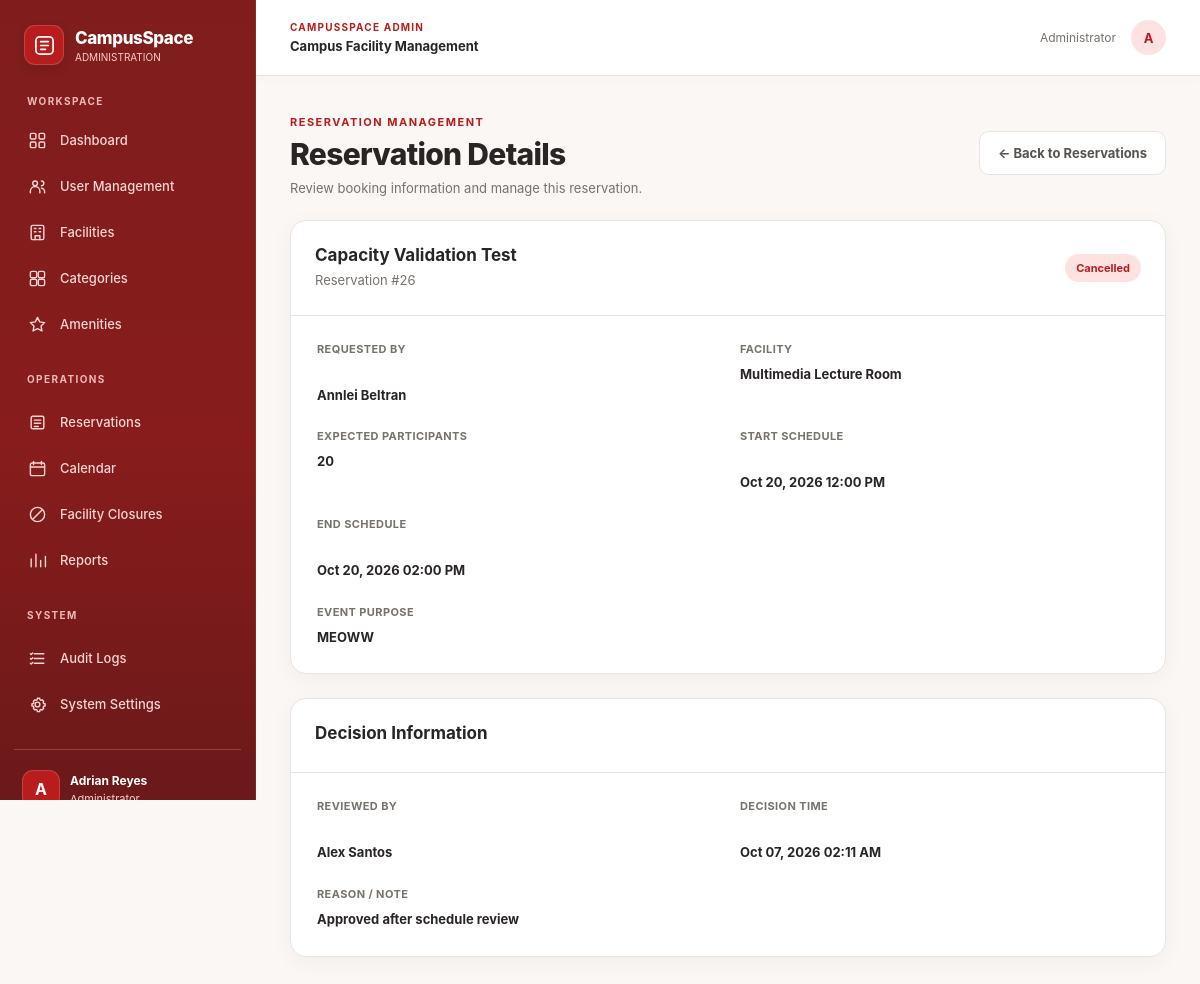
The app's page /manage/reservations/26/ (signed in) with its own data.
### Reservation/models.py (models this page shows, shortened)
class User(AbstractUser):
    ROLE_CHOICES = [
        ('BASIC_USER', 'Basic User'),
        ('ADMIN', 'Admin'),
    ]
    role = models.CharField(
        max_length=10,
        choices=ROLE_CHOICES,
        default='BASIC_USER'
    )
    department = models.CharField(
        max_length=100,
        blank=True
    )
    contact_number = models.CharField(
        max_length=20,
        blank=True
    )
    objects = UserManager()

class Reservation(models.Model):
    STATUS_CHOICES = [
        ('PENDING', 'Pending'),
        ('APPROVED', 'Approved'),
        ('REJECTED', 'Rejected'),
        ('CANCELLED', 'Cancelled'),
        ('CHECKED_IN', 'Checked In'),
        ('NO_SHOW', 'No Show'),
        ('COMPLETED', 'Completed'),
    ]
    user = models.ForeignKey(
        settings.AUTH_USER_MODEL,
        on_delete=models.PROTECT,
        related_name='reservations'
    )
    facility = models.ForeignKey(
        Facility,
        on_delete=models.PROTECT,
        related_name='reservations'
    )
    event_name = models.CharField(
        max_length=200
    )
    purpose = models.TextField()
    expected_attendees = models.PositiveIntegerField()
    start_datetime = models.DateTimeField()
    end_datetime = models.DateTimeField()
    status = models.CharField(
        max_length=20,
        choices=STATUS_CHOICES,
        default='PENDING'
    )
    decision_by = models.ForeignKey(
        settings.AUTH_USER_MODEL,
        on_delete=models.PROTECT,
        null=True,
        blank=True,
        related_name='reservation_decisions'
    )
    decision_at = models.DateTimeField(
        null=True,
        blank=True
    )
    decision_reason = models.TextField(
        blank=True
    )
    created_at = models.DateTimeField(
        auto_now_add=True
    )
    updated_at = models.DateTimeField(
        auto_now=True
    )

class Facility(models.Model):
    facility_code = models.CharField(
        max_length=20,
        unique=True
    )
    name = models.CharField(
        max_length=100
    )
    category = models.ForeignKey(
        FacilityCategory,
        on_delete=models.PROTECT,
        related_name='facilities'
    )
    location = models.CharField(
        max_length=200
    )
    capacity = models.PositiveIntegerField()
    description = models.TextField(
        blank=True
    )
    opening_time = models.TimeField()
    closing_time = models.TimeField()
    is_active = models.BooleanField(
        default=True
    )

### Reservation/views.py (the view)
@admin_required
def reservation_detail_admin(request, reservation_id):
    reservation = get_object_or_404(
        Reservation.objects.select_related(
            'user',
            'facility',
            'decision_by'
        ),
        pk=reservation_id
    )
    changes = (
        ReservationChange.objects
        .filter(reservation=reservation)
        .select_related('changed_by')
        .order_by('-changed_at')
    )
    event_record = EventRecord.objects.filter(
        reservation=reservation
    ).first()
    return render(
        request,
        'Reservation/admin/reservations/ReservationDetail.html',
        {
            'reservation': reservation,
            'changes': changes,
            'event_record': event_record,
        }
    )

### templates/Reservation/admin/reservations/ReservationDetail.html (shortened to what this page needs)
{% extends 'Reservation/admin/AdminBase.html' %}
{% block content %}
<div class="reservation-ui">
    <div class="reservation-page-header">
        <div>
            <span class="page-eyebrow">RESERVATION MANAGEMENT</span>
            <h1>Reservation Details</h1>
            <p>Review booking information and manage this reservation.</p>
        </div>
        <a href="{% url 'reservation_queue' %}"
           class="reservation-back-link">
            ← Back to Reservations
        </a>
    </div>
    <section class="reservation-panel">
        <div class="reservation-panel-header">
            <div>
                <h2>{{ reservation.event_name }}</h2>
                <p>Reservation #{{ reservation.id }}</p>
            </div>
            <span class="status-badge status-{{ reservation.status|lower }}">
                {{ reservation.get_status_display }}
            </span>
        </div>
        <div class="reservation-info-grid">
            <div class="reservation-info-item">
                <span>Requested By</span>
                <strong>
                    {{ reservation.user.get_full_name|default:reservation.user.username }}
                </strong>
            </div>
            <div class="reservation-info-item">
                <span>Facility</span>
                <strong>{{ reservation.facility.name }}</strong>
            </div>
            <div class="reservation-info-item">
                <span>Expected Participants</span>
                <strong>{{ reservation.expected_attendees }}</strong>
            </div>
            <div class="reservation-info-item">
                <span>Start Schedule</span>
                <strong>
                    {{ reservation.start_datetime|date:"M d, Y h:i A" }}
                </strong>
            </div>
            <div class="reservation-info-item">
                <span>End Schedule</span>
                <strong>
                    {{ reservation.end_datetime|date:"M d, Y h:i A" }}
                </strong>
            </div>
            <div class="reservation-info-item reservation-info-full">
                <span>Event Purpose</span>
                <strong>{{ reservation.purpose }}</strong>
            </div>
        </div>
    </section>
    {% if reservation.decision_by %}
        <section class="reservation-panel">
            <div class="reservation-section-header">
                <h2>Decision Information</h2>
            </div>
            <div class="reservation-info-grid">
                <div class="reservation-info-item">
                    <span>Reviewed By</span>
                    <strong>
                        {{ reservation.decision_by.get_full_name|default:reservation.decision_by.username }}
                    </strong>
                </div>
                <div class="reservation-info-item">
                    <span>Decision Time</span>
                    <strong>
                        {{ reservation.decision_at|date:"M d, Y h:i A" }}
                    </strong>
                </div>
                <div class="reservation-info-item reservation-info-full">
                    <span>Reason / Note</span>
                    <strong>{{ reservation.decision_reason|default:"—" }}</strong>
                </div>
            </div>
        </section>
    {% endif %}
</div>
{% endblock %}
{% load static %}
{% block extra_head %}
<link rel="stylesheet" href="{% static 'Reservation/css/admin/reservation-admin.css' %}">
{% endblock %}

### templates/Reservation/admin/AdminBase.html (shortened to what this page needs)
{% load static %}
<!DOCTYPE html>
<html lang="en">
<head>
    <link rel="stylesheet" href="{% static 'Reservation/css/admin/admin.css' %}">
    {% block extra_head %}{% endblock %}
</head>
<body class="admin-page">
<div class="layout">
    <aside class="sidebar" id="admin-sidebar">
        <div class="sidebar-brand">
            <div class="sidebar-brand-icon">
                <svg viewBox="0 0 24 24"
                     fill="none"
                     stroke="currentColor"
                     stroke-width="1.8"
                     stroke-linecap="round"
                     stroke-linejoin="round"
                     aria-hidden="true">
                    <rect x="3" y="3" width="18" height="18" rx="4"/>
                    <path d="M8 8h8M8 12h8M8 16h5"/>
                </svg>
            </div>
            <div class="sidebar-brand-text">
                <strong>CampusSpace</strong>
                <span>ADMINISTRATION</span>
            </div>
        </div>
        <div class="sidebar-section-label">WORKSPACE</div>
        <nav class="sidebar-nav" aria-label="Admin navigation">
            <a href="{% url 'admin_dashboard' %}"
               class="nav-link {% if request.resolver_match.url_name == 'admin_dashboard' %}active{% endif %}">
                <span class="nav-icon" aria-hidden="true">
                </span>
                <span>Dashboard</span>
            </a>
            <a href="{% url 'user_management' %}"
               class="nav-link {% if request.resolver_match.url_name == 'user_management' %}active{% endif %}">
                <span class="nav-icon" aria-hidden="true">
                    <svg viewBox="0 0 24 24" fill="none"
                         stroke="currentColor" stroke-width="1.8"
                         stroke-linecap="round" stroke-linejoin="round">
                        <circle cx="9" cy="8" r="3"/>
                        <path d="M3 20v-2a6 6 0 0 1 12 0v2"/>
                        <path d="M17 5a3 3 0 0 1 0 6M17 14a5 5 0 0 1 4 5v1"/>
                    </svg>
                </span>
                <span>User Management</span>
            </a>
            <a href="{% url 'facility_list' %}"
               class="nav-link {% if request.resolver_match.url_name == 'facility_list' %}active{% endif %}">
                <span class="nav-icon" aria-hidden="true">
                    <svg viewBox="0 0 24 24" fill="none"
                         stroke="currentColor" stroke-width="1.8"
                         stroke-linecap="round" stroke-linejoin="round">
                        <rect x="4" y="3" width="16" height="18" rx="2"/>
                        <path d="M9 21v-5h6v5M8 7h2m4 0h2M8 11h2m4 0h2"/>
                    </svg>
                </span>
                <span>Facilities</span>
            </a>
            <a href="{% url 'category_list' %}"
               class="nav-link {% if request.resolver_match.url_name == 'category_list' %}active{% endif %}">
                <span class="nav-icon" aria-hidden="true">
                </span>
                <span>Categories</span>
            </a>
            <a href="{% url 'amenity_list' %}"
               class="nav-link {% if request.resolver_match.url_name == 'amenity_list' %}active{% endif %}">
                <span class="nav-icon" aria-hidden="true">
                    <svg viewBox="0 0 24 24" fill="none"
                         stroke="currentColor" stroke-width="1.8"
                         stroke-linecap="round" stroke-linejoin="round">
                        <path d="m12 3 2.8 5.7L21 9.6l-4.5 4.4 1.1 6.2L12 17.3l-5.6 2.9 1.1-6.2L3 9.6l6.2-.9L12 3Z"/>
                    </svg>
                </span>
                <span>Amenities</span>
            </a>
            <div class="sidebar-section-label sidebar-section-inner">
                OPERATIONS
            </div>
            <a href="{% url 'reservation_queue' %}"
               class="nav-link {% if request.resolver_match.url_name == 'reservation_queue' %}active{% endif %}">
                <span class="nav-icon" aria-hidden="true">
                    <svg viewBox="0 0 24 24" fill="none"
                         stroke="currentColor" stroke-width="1.8"
                         stroke-linecap="round" stroke-linejoin="round">
                        <rect x="4" y="4" width="16" height="16" rx="2"/>
                        <path d="M8 9h8M8 13h8M8 17h5"/>
                    </svg>
                </span>
                <span>Reservations</span>
            </a>
            <a href="{% url 'admin_calendar' %}"
               class="nav-link {% if request.resolver_match.url_name == 'admin_calendar' %}active{% endif %}">
                <span class="nav-icon" aria-hidden="true">
                    <svg viewBox="0 0 24 24" fill="none"
                         stroke="currentColor" stroke-width="1.8"
                         stroke-linecap="round" stroke-linejoin="round">
                        <rect x="3" y="5" width="18" height="16" rx="2"/>
                        <path d="M7 3v4M17 3v4M3 10h18"/>
                    </svg>
                </span>
                <span>Calendar</span>
            </a>
            <a href="{% url 'closure_list' %}"
               class="nav-link {% if request.resolver_match.url_name == 'closure_list' %}active{% endif %}">
                <span class="nav-icon" aria-hidden="true">
                    <svg viewBox="0 0 24 24" fill="none"
                         stroke="currentColor" stroke-width="1.8"
                         stroke-linecap="round" stroke-linejoin="round">
                        <circle cx="12" cy="12" r="9"/>
                        <path d="M6 18 18 6"/>
                    </svg>
                </span>
                <span>Facility Closures</span>
            </a>
            <a href="{% url 'reports' %}"
               class="nav-link {% if request.resolver_match.url_name == 'reports' %}active{% endif %}">
                <span class="nav-icon" aria-hidden="true">
                    <svg viewBox="0 0 24 24" fill="none"
                         stroke="currentColor" stroke-width="1.8"
                         stroke-linecap="round" stroke-linejoin="round">
                        <path d="M4 20V10M10 20V4M16 20v-8M22 20V7"/>
                    </svg>
                </span>
                <span>Reports</span>
            </a>
            <div class="sidebar-section-label sidebar-section-inner">
                SYSTEM
            </div>
            <a href="{% url 'audit_logs' %}"
               class="nav-link {% if request.resolver_match.url_name == 'audit_logs' %}active{% endif %}">
                <span class="nav-icon" aria-hidden="true">
                    <svg viewBox="0 0 24 24" fill="none"
                         stroke="currentColor" stroke-width="1.8"
                         stroke-linecap="round" stroke-linejoin="round">
                        <path d="M8 6h12M8 12h12M8 18h12"/>
                        <path d="m3 6 1 1 2-2M3 12l1 1 2-2M3 18l1 1 2-2"/>
                    </svg>
                </span>
                <span>Audit Logs</span>
            </a>
            <a href="{% url 'system_settings' %}"
               class="nav-link {% if request.resolver_match.url_name == 'system_settings' %}active{% endif %}">
                <span class="nav-icon" aria-hidden="true">
                </span>
                <span>System Settings</span>
            </a>
        </nav>
        <div class="sidebar-bottom">
            <div class="sidebar-profile">
                <div class="profile-avatar">
                    {{ request.user.first_name|default:request.user.username|slice:":1"|upper }}
                </div>
                <div class="profile-info">
                    <strong>
                        {{ request.user.get_full_name|default:request.user.username }}
                    </strong>
                    <span>Administrator</span>
                </div>
            </div>
        </div>
    </aside>
    <div class="main-shell">
        <header class="topbar">
            <div class="topbar-left">
                <div class="topbar-heading">
                    <span class="topbar-eyebrow">CAMPUSSPACE ADMIN</span>
                    <strong>Campus Facility Management</strong>
                </div>
            </div>
            <div class="topbar-right">
                <span class="topbar-role">Administrator</span>
                <div class="topbar-avatar">
                    {{ request.user.first_name|default:request.user.username|slice:":1"|upper }}
                </div>
            </div>
        </header>
        <main class="content">
            {% block content %}{% endblock %}
        </main>
    </div>
</div>
</body>
</html>

### records on screen
User: user.first_name "A", user.get_full_name "Adrian Reyes"
Reservation: event_name "Capacity Validation Test", id "26", status "Cancelled", user.get_full_name "Annlei Beltran", facility.name "Multimedia Lecture Room", expected_attendees "20", start_datetime "Oct 20, 2026 12:00 PM", end_datetime "Oct 20, 2026 02:00 PM", purpose "MEOWW", decision_by.get_full_name "Alex Santos", decision_at "Oct 07, 2026 02:11 AM", decision_reason "Approved after schedule review"
